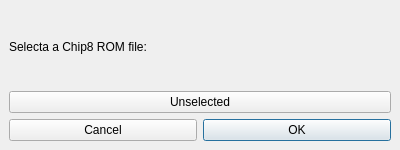
<?xml version="1.0" encoding="UTF-8"?>
<ui version="4.0">
 <class>OnboardWindow</class>
 <widget class="QMainWindow" name="OnboardWindow">
  <property name="geometry">
   <rect>
    <x>0</x>
    <y>0</y>
    <width>400</width>
    <height>150</height>
   </rect>
  </property>
  <property name="windowTitle">
   <string>QChip8</string>
  </property>
  <widget class="QWidget" name="centralwidget">
   <layout class="QVBoxLayout" name="verticalLayout">
    <item>
     <widget class="QLabel" name="label">
      <property name="text">
       <string>Selecta a Chip8 ROM file:</string>
      </property>
     </widget>
    </item>
    <item>
     <widget class="QPushButton" name="selectFileButton">
      <property name="text">
       <string>Unselected</string>
      </property>
      <property name="default">
       <bool>false</bool>
      </property>
     </widget>
    </item>
    <item>
     <layout class="QHBoxLayout" name="horizontalLayout">
      <item>
       <widget class="QPushButton" name="cancelButton">
        <property name="text">
         <string>Cancel</string>
        </property>
       </widget>
      </item>
      <item>
       <widget class="QPushButton" name="okButton">
        <property name="text">
         <string>OK</string>
        </property>
        <property name="autoDefault">
         <bool>false</bool>
        </property>
        <property name="default">
         <bool>true</bool>
        </property>
        <property name="flat">
         <bool>false</bool>
        </property>
       </widget>
      </item>
     </layout>
    </item>
   </layout>
  </widget>
  <widget class="QMenuBar" name="menubar">
   <property name="geometry">
    <rect>
     <x>0</x>
     <y>0</y>
     <width>400</width>
     <height>22</height>
    </rect>
   </property>
  </widget>
 </widget>
 <resources/>
 <connections/>
</ui>
